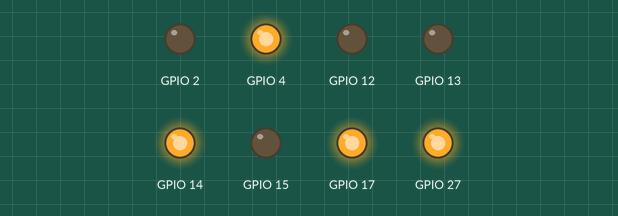
Recording of a sketch running on a simulated ESP32. On the bench: output pins drawn as LEDs (lit = HIGH).

Above: at 0.5 s.
At 3.5 s:
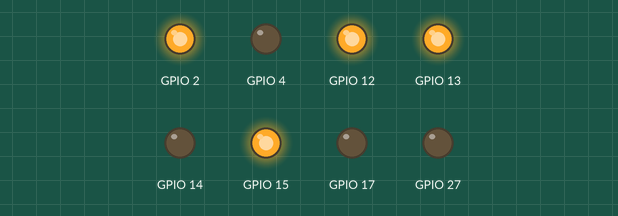
Timing chart, 0 to 4.6 s (numbered marks = the images above):
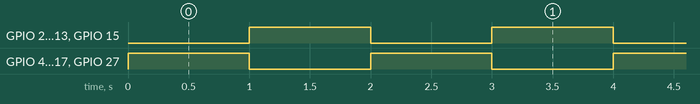

Measured:
- by itself, GPIO 2, GPIO 4, GPIO 12–15, GPIO 17, GPIO 27: alternates HIGH for 1.0 s and LOW for 1.0 s

The sketch:

motorTest.ino
```cpp
#if ESP_ARDUINO_VERSION >= ESP_ARDUINO_VERSION_VAL(3, 0, 0)

#define BASE_FREQ 5000
#define LEDC_TIMER_8_BIT    8
struct motor_t {
  int pin1;
  int pin2;
};

motor_t motor[4] = {{27, 13}, {4, 2}, {17, 12}, {14, 15}};
void Motor_Speed(motor_t motorID, int speed) {  // 电机速度设置
                                                // ID=0~3,speed=-255~255
  if (speed == 0) {
    ledcWrite(motorID.pin1, 0);
    ledcWrite(motorID.pin2, 0);
  } else if (speed > 0) {
    ledcWrite(motorID.pin1, speed);
    ledcWrite(motorID.pin2, 0);
  } else {
    ledcWrite(motorID.pin1, 0);
    ledcWrite(motorID.pin2, -speed);
  }
}
void setup() {
  for (int i = 0; i < 4; i++) {
    ledcAttach(motor[i].pin1, BASE_FREQ, LEDC_TIMER_8_BIT);
    ledcAttach(motor[i].pin2, BASE_FREQ, LEDC_TIMER_8_BIT);
  }
}

void loop() {
  for (int i = 0; i < 4; i++) {
    Motor_Speed(motor[i], 255);  // 设电机组速度
    delay(1000);
    Motor_Speed(motor[i], (-255));  // 设电机组速度
    delay(1000);
  }
}

#else
void Motor_Setup(int motorID, int pin1,
                 int pin2) {  // 电机初始化 ID=1~4 定义四组电机
  ledcSetup(motorID * 2 - 2, 5000, 8);
  ledcAttachPin(pin1, motorID * 2 - 2);
  ledcSetup(motorID * 2 - 1, 5000, 8);
  ledcAttachPin(pin2, motorID * 2 - 1);
}
void Motor_Speed(int motorID, int speed) {  // 电机速度设置
                                            // ID=1~4,speed=-255~255
  if (speed == 0) {
    ledcWrite(motorID * 2 - 2, 0);
    ledcWrite(motorID * 2 - 1, 0);
  } else if (speed > 0) {
    ledcWrite(motorID * 2 - 2, speed);
    ledcWrite(motorID * 2 - 1, 0);
  } else {
    ledcWrite(motorID * 2 - 2, 0);
    ledcWrite(motorID * 2 - 1, -speed);
  }
}

void setup() {
  Motor_Setup(1, 27, 13);  // 设电机组标号和对应的引脚
  Motor_Setup(2, 4, 2);
  Motor_Setup(3, 17, 12);
  Motor_Setup(4, 14, 15);
}

void loop() {
  Motor_Speed(1, 255);  // 设电机组速度
  Motor_Speed(2, 255);
  Motor_Speed(3, 255);
  Motor_Speed(4, 255);
  delay(1000);
  Motor_Speed(1, (-255));
  Motor_Speed(2, (-255));
  Motor_Speed(3, (-255));
  Motor_Speed(4, (-255));
  delay(1000);
}
#endif
```
